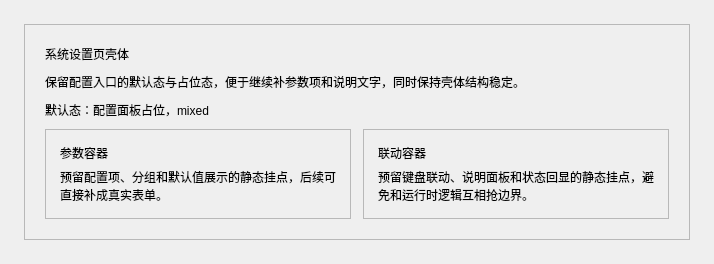
      <widget class="QWidget" name="systemPage">
       <layout class="QVBoxLayout" name="systemPageLayout">
        <property name="spacing">
         <number>16</number>
        </property>
        <property name="leftMargin">
         <number>24</number>
        </property>
        <property name="topMargin">
         <number>24</number>
        </property>
        <property name="rightMargin">
         <number>24</number>
        </property>
        <property name="bottomMargin">
         <number>24</number>
        </property>
        <item>
         <widget class="QFrame" name="systemShellCard">
          <property name="frameShape">
           <enum>QFrame::StyledPanel</enum>
          </property>
          <property name="frameShadow">
           <enum>QFrame::Plain</enum>
          </property>
          <layout class="QVBoxLayout" name="systemShellLayout">
           <property name="spacing">
            <number>10</number>
           </property>
           <property name="leftMargin">
            <number>20</number>
           </property>
           <property name="topMargin">
            <number>20</number>
           </property>
           <property name="rightMargin">
            <number>20</number>
           </property>
           <property name="bottomMargin">
            <number>20</number>
           </property>
           <item>
            <widget class="QLabel" name="systemShellTitle">
             <property name="text">
              <string>系统设置页壳体</string>
             </property>
            </widget>
           </item>
           <item>
            <widget class="QLabel" name="systemShellHint">
             <property name="text">
              <string>保留配置入口的默认态与占位态，便于继续补参数项和说明文字，同时保持壳体结构稳定。</string>
             </property>
             <property name="wordWrap">
              <bool>true</bool>
             </property>
            </widget>
           </item>
           <item>
            <widget class="QLabel" name="systemShellState">
             <property name="text">
              <string>默认态：配置面板占位，mixed</string>
             </property>
            </widget>
           </item>
           <item>
            <widget class="QFrame" name="systemShellDock">
             <layout class="QHBoxLayout" name="systemShellDockLayout">
              <property name="spacing">
               <number>12</number>
              </property>
              <property name="leftMargin">
               <number>0</number>
              </property>
              <property name="topMargin">
               <number>0</number>
              </property>
              <property name="rightMargin">
               <number>0</number>
              </property>
              <property name="bottomMargin">
               <number>0</number>
              </property>
              <item>
               <widget class="QFrame" name="systemShellParamsCard">
                <property name="frameShape">
                 <enum>QFrame::StyledPanel</enum>
                </property>
                <property name="frameShadow">
                 <enum>QFrame::Plain</enum>
                </property>
                <layout class="QVBoxLayout" name="systemShellParamsLayout">
                 <property name="spacing">
                  <number>6</number>
                 </property>
                 <property name="leftMargin">
                  <number>14</number>
                 </property>
                 <property name="topMargin">
                  <number>14</number>
                 </property>
                 <property name="rightMargin">
                  <number>14</number>
                 </property>
                 <property name="bottomMargin">
                  <number>14</number>
                 </property>
                 <item>
                  <widget class="QLabel" name="systemShellParamsTitle">
                   <property name="text">
                    <string>参数容器</string>
                   </property>
                  </widget>
                 </item>
                 <item>
                  <widget class="QLabel" name="systemShellParamsHint">
                   <property name="text">
                    <string>预留配置项、分组和默认值展示的静态挂点，后续可直接补成真实表单。</string>
                   </property>
                   <property name="wordWrap">
                    <bool>true</bool>
                   </property>
                  </widget>
                 </item>
                </layout>
               </widget>
              </item>
              <item>
               <widget class="QFrame" name="systemShellLinkCard">
                <property name="frameShape">
                 <enum>QFrame::StyledPanel</enum>
                </property>
                <property name="frameShadow">
                 <enum>QFrame::Plain</enum>
                </property>
                <layout class="QVBoxLayout" name="systemShellLinkLayout">
                 <property name="spacing">
                  <number>6</number>
                 </property>
                 <property name="leftMargin">
                  <number>14</number>
                 </property>
                 <property name="topMargin">
                  <number>14</number>
                 </property>
                 <property name="rightMargin">
                  <number>14</number>
                 </property>
                 <property name="bottomMargin">
                  <number>14</number>
                 </property>
                 <item>
                  <widget class="QLabel" name="systemShellLinkTitle">
                   <property name="text">
                    <string>联动容器</string>
                   </property>
                  </widget>
                 </item>
                 <item>
                  <widget class="QLabel" name="systemShellLinkHint">
                   <property name="text">
                    <string>预留键盘联动、说明面板和状态回显的静态挂点，避免和运行时逻辑互相抢边界。</string>
                   </property>
                   <property name="wordWrap">
                    <bool>true</bool>
                   </property>
                  </widget>
                 </item>
                </layout>
               </widget>
              </item>
             </layout>
            </widget>
           </item>
          </layout>
         </widget>
        </item>
       </layout>
      </widget>
